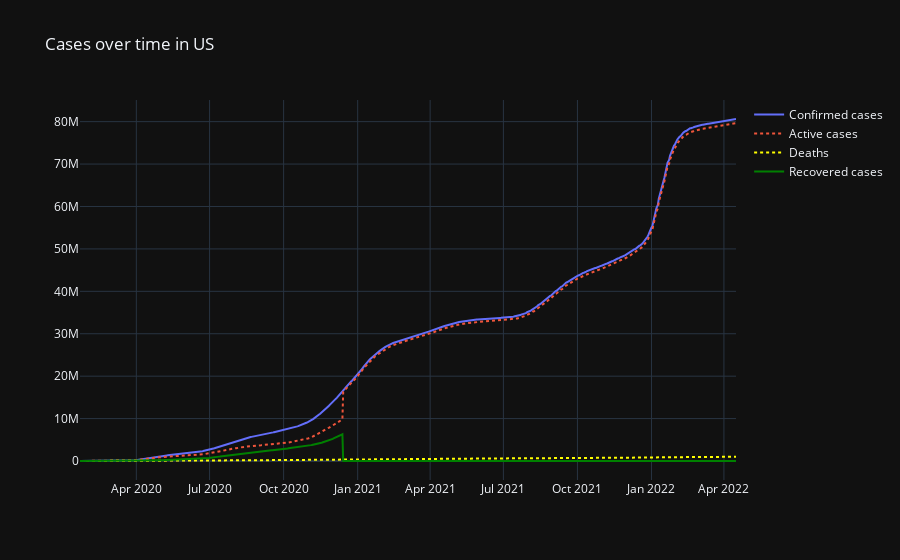

Notebook cell for this chart:
### Code cell
NP = (df.loc[df['Country/Region'] == 'US'])
NP['Active'] = NP['Confirmed']-(NP['Recovered'] + NP['Deaths'])
NP =NP.groupby('Date')['Confirmed','Recovered', 'Deaths','Active'].sum()
Data_Nepal = NP.reset_index()
Data_Nepal['Date'] = pd.to_datetime(Data_Nepal['Date'])

fig = go.Figure()
fig.add_trace(go.Scatter(x=Data_Nepal['Date'], y=Data_Nepal['Confirmed'],
                    mode='lines',
                    name='Confirmed cases'))

fig.add_trace(go.Scatter(x=Data_Nepal['Date'], y=Data_Nepal['Active'],
                    mode='lines',
                    name='Active cases',line=dict( dash='dot')))
fig.add_trace(go.Scatter(x=Data_Nepal['Date'], y=Data_Nepal['Deaths'],name='Deaths',
                                   marker_color='yellow',mode='lines',line=dict( dash='dot') ))
fig.add_trace(go.Scatter(x=Data_Nepal['Date'], y=Data_Nepal['Recovered'],
                    mode='lines',
                    name='Recovered cases',marker_color='green'))
fig.update_layout(
    title='Cases over time in US',
    template='plotly_dark',

)

fig.show()

### Figure 1 — Plotly figure (JSON) as saved in the notebook; plotly's stock layout.template omitted (floating-point values rounded to 4 significant figures; data arrays with more than 128 entries replaced by an {"elided": "..."} marker saying what was removed)
{"data": [{"mode": "lines", "name": "Confirmed cases", "type": "scatter", "x": {"elided": "816 str values"}, "y": {"elided": "816 int values"}}, {"line": {"dash": "dot"}, "mode": "lines", "name": "Active cases", "type": "scatter", "x": {"elided": "816 str values"}, "y": {"elided": "816 int values"}}, {"line": {"dash": "dot"}, "marker": {"color": "yellow"}, "mode": "lines", "name": "Deaths", "type": "scatter", "x": {"elided": "816 str values"}, "y": {"elided": "816 int values"}}, {"marker": {"color": "green"}, "mode": "lines", "name": "Recovered cases", "type": "scatter", "x": {"elided": "816 str values"}, "y": {"elided": "816 int values"}}], "layout": {"title": {"text": "Cases over time in US"}}}
